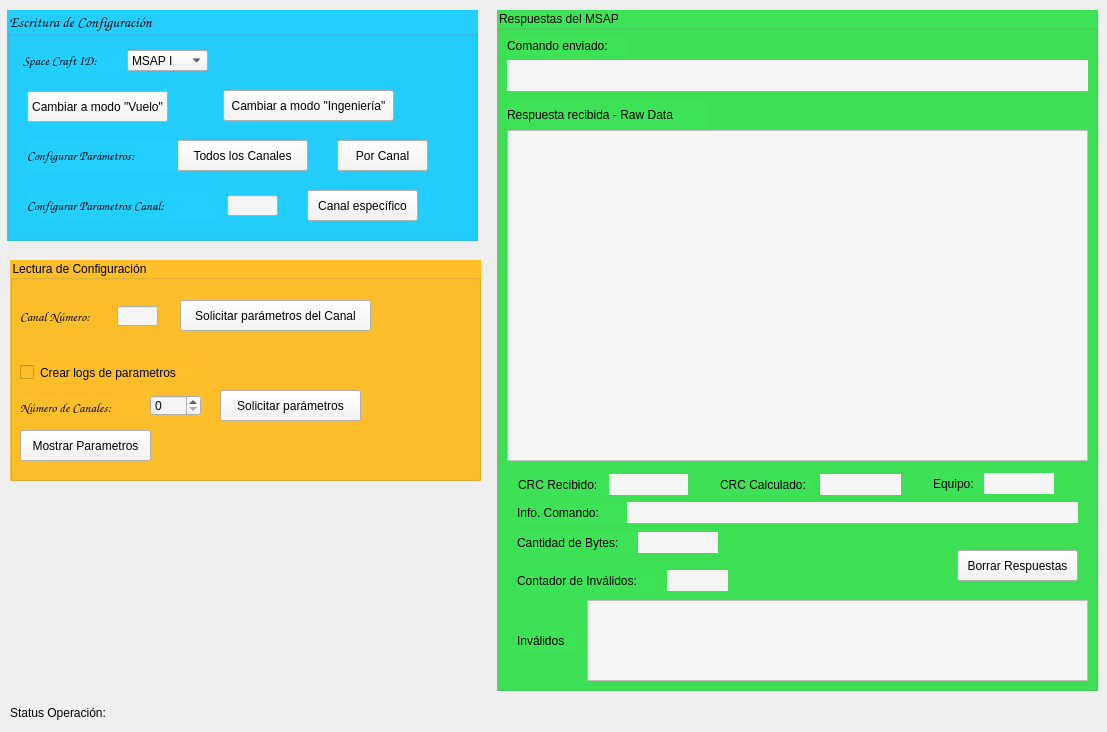
    <widget class="QWidget" name="tab_2">
     <attribute name="title">
      <string>Operación</string>
     </attribute>
     <widget class="QLabel" name="label_151">
      <property name="geometry">
       <rect>
        <x>129</x>
        <y>702</y>
        <width>861</width>
        <height>21</height>
       </rect>
      </property>
      <property name="styleSheet">
       <string notr="true">font: 10pt &quot;Comic Sans MS&quot;;
color: rgb(2, 2, 2);</string>
      </property>
      <property name="text">
       <string/>
      </property>
     </widget>
     <widget class="QGroupBox" name="groupBox_8">
      <property name="geometry">
       <rect>
        <x>497</x>
        <y>10</y>
        <width>601</width>
        <height>681</height>
       </rect>
      </property>
      <property name="styleSheet">
       <string notr="true">border-color: rgb(0, 0, 0);
color: rgb(0,0,0);
font: 11pt &quot;Comic Sans MS&quot;;
background-color: rgb(62, 226, 86);</string>
      </property>
      <property name="title">
       <string>Respuestas del MSAP</string>
      </property>
      <widget class="QTextBrowser" name="textBrowser">
       <property name="geometry">
        <rect>
         <x>10</x>
         <y>120</y>
         <width>581</width>
         <height>331</height>
        </rect>
       </property>
       <property name="styleSheet">
        <string notr="true">font: 10pt &quot;Comic Sans MS&quot;;
color: rgb(2, 2, 2);
background-color: rgb(245, 245, 245);</string>
       </property>
      </widget>
      <widget class="QLabel" name="label_8">
       <property name="geometry">
        <rect>
         <x>10</x>
         <y>89</y>
         <width>201</width>
         <height>31</height>
        </rect>
       </property>
       <property name="styleSheet">
        <string notr="true">font: 10pt &quot;Comic Sans MS&quot;;
color: rgb(2, 2, 2);</string>
       </property>
       <property name="text">
        <string>Respuesta recibida - Raw Data</string>
       </property>
      </widget>
      <widget class="QLabel" name="label_5">
       <property name="geometry">
        <rect>
         <x>10</x>
         <y>50</y>
         <width>581</width>
         <height>31</height>
        </rect>
       </property>
       <property name="styleSheet">
        <string notr="true">font: 10pt &quot;Comic Sans MS&quot;;
color: rgb(2, 2, 2);
background-color: rgb(245, 245, 245);</string>
       </property>
       <property name="text">
        <string/>
       </property>
      </widget>
      <widget class="QPushButton" name="pushButton_8">
       <property name="geometry">
        <rect>
         <x>460</x>
         <y>540</y>
         <width>121</width>
         <height>31</height>
        </rect>
       </property>
       <property name="styleSheet">
        <string notr="true">font: 9pt &quot;Comic Sans MS&quot;;
color: rgb(2, 2, 2);
background-color: rgb(245, 245, 245);</string>
       </property>
       <property name="text">
        <string>Borrar Respuestas</string>
       </property>
      </widget>
      <widget class="QLabel" name="label_6">
       <property name="geometry">
        <rect>
         <x>10</x>
         <y>25</y>
         <width>121</width>
         <height>21</height>
        </rect>
       </property>
       <property name="styleSheet">
        <string notr="true">font: 10pt &quot;Comic Sans MS&quot;;
color: rgb(2, 2, 2);</string>
       </property>
       <property name="text">
        <string>Comando enviado:</string>
       </property>
      </widget>
      <widget class="QLabel" name="label_25">
       <property name="geometry">
        <rect>
         <x>110</x>
         <y>464</y>
         <width>81</width>
         <height>21</height>
        </rect>
       </property>
       <property name="styleSheet">
        <string notr="true">font: 10pt &quot;Comic Sans MS&quot;;
color: rgb(2, 2, 2);
background-color: rgb(245, 245, 245);</string>
       </property>
       <property name="text">
        <string/>
       </property>
      </widget>
      <widget class="QLabel" name="label_7">
       <property name="geometry">
        <rect>
         <x>21</x>
         <y>464</y>
         <width>91</width>
         <height>21</height>
        </rect>
       </property>
       <property name="styleSheet">
        <string notr="true">font: 10pt &quot;Comic Sans MS&quot;;
color: rgb(2, 2, 2);</string>
       </property>
       <property name="text">
        <string>CRC Recibido:</string>
       </property>
      </widget>
      <widget class="QLabel" name="label_26">
       <property name="geometry">
        <rect>
         <x>486</x>
         <y>463</y>
         <width>71</width>
         <height>21</height>
        </rect>
       </property>
       <property name="styleSheet">
        <string notr="true">font: 10pt &quot;Comic Sans MS&quot;;
color: rgb(2, 2, 2);
background-color: rgb(245, 245, 245);</string>
       </property>
       <property name="text">
        <string/>
       </property>
      </widget>
      <widget class="QLabel" name="label_16">
       <property name="geometry">
        <rect>
         <x>436</x>
         <y>463</y>
         <width>51</width>
         <height>21</height>
        </rect>
       </property>
       <property name="styleSheet">
        <string notr="true">font: 10pt &quot;Comic Sans MS&quot;;
color: rgb(2, 2, 2);</string>
       </property>
       <property name="text">
        <string>Equipo:</string>
       </property>
      </widget>
      <widget class="QLabel" name="label_27">
       <property name="geometry">
        <rect>
         <x>140</x>
         <y>522</y>
         <width>81</width>
         <height>21</height>
        </rect>
       </property>
       <property name="styleSheet">
        <string notr="true">font: 10pt &quot;Comic Sans MS&quot;;
color: rgb(2, 2, 2);
background-color: rgb(245, 245, 245);</string>
       </property>
       <property name="text">
        <string/>
       </property>
      </widget>
      <widget class="QLabel" name="label_17">
       <property name="geometry">
        <rect>
         <x>20</x>
         <y>522</y>
         <width>121</width>
         <height>21</height>
        </rect>
       </property>
       <property name="styleSheet">
        <string notr="true">font: 10pt &quot;Comic Sans MS&quot;;
color: rgb(2, 2, 2);</string>
       </property>
       <property name="text">
        <string>Cantidad de Bytes:</string>
       </property>
      </widget>
      <widget class="QLabel" name="label_18">
       <property name="geometry">
        <rect>
         <x>20</x>
         <y>492</y>
         <width>111</width>
         <height>21</height>
        </rect>
       </property>
       <property name="styleSheet">
        <string notr="true">font: 10pt &quot;Comic Sans MS&quot;;
color: rgb(2, 2, 2);</string>
       </property>
       <property name="text">
        <string>Info. Comando:</string>
       </property>
      </widget>
      <widget class="QLabel" name="label_28">
       <property name="geometry">
        <rect>
         <x>130</x>
         <y>492</y>
         <width>451</width>
         <height>21</height>
        </rect>
       </property>
       <property name="styleSheet">
        <string notr="true">font: 10pt &quot;Comic Sans MS&quot;;
color: rgb(2, 2, 2);
background-color: rgb(245, 245, 245);</string>
       </property>
       <property name="text">
        <string/>
       </property>
      </widget>
      <widget class="QLabel" name="label_19">
       <property name="geometry">
        <rect>
         <x>223</x>
         <y>464</y>
         <width>91</width>
         <height>21</height>
        </rect>
       </property>
       <property name="styleSheet">
        <string notr="true">font: 10pt &quot;Comic Sans MS&quot;;
color: rgb(2, 2, 2);</string>
       </property>
       <property name="text">
        <string>CRC Calculado:</string>
       </property>
      </widget>
      <widget class="QLabel" name="label_29">
       <property name="geometry">
        <rect>
         <x>323</x>
         <y>464</y>
         <width>81</width>
         <height>21</height>
        </rect>
       </property>
       <property name="styleSheet">
        <string notr="true">font: 10pt &quot;Comic Sans MS&quot;;
color: rgb(2, 2, 2);
background-color: rgb(245, 245, 245);</string>
       </property>
       <property name="text">
        <string/>
       </property>
      </widget>
      <widget class="QLabel" name="label_23">
       <property name="geometry">
        <rect>
         <x>20</x>
         <y>560</y>
         <width>141</width>
         <height>21</height>
        </rect>
       </property>
       <property name="styleSheet">
        <string notr="true">font: 10pt &quot;Comic Sans MS&quot;;
color: rgb(2, 2, 2);</string>
       </property>
       <property name="text">
        <string>Contador de Inválidos:</string>
       </property>
      </widget>
      <widget class="QLabel" name="label_30">
       <property name="geometry">
        <rect>
         <x>170</x>
         <y>560</y>
         <width>61</width>
         <height>21</height>
        </rect>
       </property>
       <property name="styleSheet">
        <string notr="true">font: 10pt &quot;Comic Sans MS&quot;;
color: rgb(2, 2, 2);
background-color: rgb(245, 245, 245);</string>
       </property>
       <property name="text">
        <string/>
       </property>
      </widget>
      <widget class="QLabel" name="label_21">
       <property name="geometry">
        <rect>
         <x>20</x>
         <y>620</y>
         <width>61</width>
         <height>21</height>
        </rect>
       </property>
       <property name="styleSheet">
        <string notr="true">font: 10pt &quot;Comic Sans MS&quot;;
color: rgb(2, 2, 2);</string>
       </property>
       <property name="text">
        <string>Inválidos </string>
       </property>
      </widget>
      <widget class="QTextBrowser" name="textBrowser_2">
       <property name="geometry">
        <rect>
         <x>90</x>
         <y>590</y>
         <width>501</width>
         <height>81</height>
        </rect>
       </property>
       <property name="styleSheet">
        <string notr="true">font: 9pt &quot;Comic Sans MS&quot;;
color: rgb(2, 2, 2);
background-color: rgb(245, 245, 245);</string>
       </property>
      </widget>
     </widget>
     <widget class="QGroupBox" name="groupBox_5">
      <property name="geometry">
       <rect>
        <x>7</x>
        <y>10</y>
        <width>471</width>
        <height>231</height>
       </rect>
      </property>
      <property name="font">
       <font>
        <family>Comic Sans MS</family>
        <pointsize>11</pointsize>
        <weight>50</weight>
        <italic>false</italic>
        <bold>false</bold>
       </font>
      </property>
      <property name="styleSheet">
       <string notr="true">border-color: rgb(250, 250, 250);
color: rgb(0,0,0);
font: 11pt &quot;Comic Sans MS&quot;;
background-color: rgb(34, 207, 255);</string>
      </property>
      <property name="title">
       <string>Escritura de Configuración</string>
      </property>
      <widget class="QPushButton" name="pushButton_3">
       <property name="geometry">
        <rect>
         <x>20</x>
         <y>81</y>
         <width>141</width>
         <height>31</height>
        </rect>
       </property>
       <property name="styleSheet">
        <string notr="true">font: 9pt &quot;Comic Sans MS&quot;;
color: rgb(2, 2, 2);
background-color: rgb(245, 245, 245);</string>
       </property>
       <property name="text">
        <string>Cambiar a modo &quot;Vuelo&quot;</string>
       </property>
      </widget>
      <widget class="QPushButton" name="pushButton_2">
       <property name="geometry">
        <rect>
         <x>216</x>
         <y>80</y>
         <width>171</width>
         <height>31</height>
        </rect>
       </property>
       <property name="styleSheet">
        <string notr="true">font: 9pt &quot;Comic Sans MS&quot;;
color: rgb(2, 2, 2);
background-color: rgb(245, 245, 245);</string>
       </property>
       <property name="text">
        <string>Cambiar a modo &quot;Ingeniería&quot;</string>
       </property>
      </widget>
      <widget class="QPushButton" name="pushButton_4">
       <property name="geometry">
        <rect>
         <x>170</x>
         <y>130</y>
         <width>131</width>
         <height>31</height>
        </rect>
       </property>
       <property name="styleSheet">
        <string notr="true">font: 9pt &quot;Comic Sans MS&quot;;
color: rgb(2, 2, 2);
background-color: rgb(245, 245, 245);</string>
       </property>
       <property name="text">
        <string>Todos los Canales</string>
       </property>
      </widget>
      <widget class="QComboBox" name="comboBox_3">
       <property name="geometry">
        <rect>
         <x>120</x>
         <y>40</y>
         <width>81</width>
         <height>21</height>
        </rect>
       </property>
       <property name="styleSheet">
        <string notr="true">font: 9pt &quot;Comic Sans MS&quot;;
color: rgb(2, 2, 2);
background-color: rgb(245, 245, 245);
selection-background-color: rgb(82, 195, 255);
selection-color: rgb(0, 0, 0);</string>
       </property>
       <item>
        <property name="text">
         <string>MSAP I</string>
        </property>
       </item>
       <item>
        <property name="text">
         <string>MSAP II</string>
        </property>
       </item>
      </widget>
      <widget class="QLabel" name="label_10">
       <property name="geometry">
        <rect>
         <x>16</x>
         <y>40</y>
         <width>101</width>
         <height>21</height>
        </rect>
       </property>
       <property name="font">
        <font>
         <family>Comic Sans MS</family>
         <pointsize>10</pointsize>
         <weight>50</weight>
         <italic>false</italic>
         <bold>false</bold>
        </font>
       </property>
       <property name="styleSheet">
        <string notr="true">font: 10pt &quot;Comic Sans MS&quot;;
color: rgb(2, 2, 2);</string>
       </property>
       <property name="text">
        <string>Space Craft ID:</string>
       </property>
      </widget>
      <widget class="QLabel" name="label_11">
       <property name="geometry">
        <rect>
         <x>20</x>
         <y>130</y>
         <width>151</width>
         <height>31</height>
        </rect>
       </property>
       <property name="font">
        <font>
         <family>Comic Sans MS</family>
         <pointsize>10</pointsize>
         <weight>50</weight>
         <italic>false</italic>
         <bold>false</bold>
        </font>
       </property>
       <property name="styleSheet">
        <string notr="true">font: 10pt &quot;Comic Sans MS&quot;;
color: rgb(2, 2, 2);</string>
       </property>
       <property name="text">
        <string>Configurar Parámetros:</string>
       </property>
      </widget>
      <widget class="QPushButton" name="pushButton_15">
       <property name="geometry">
        <rect>
         <x>330</x>
         <y>130</y>
         <width>91</width>
         <height>31</height>
        </rect>
       </property>
       <property name="styleSheet">
        <string notr="true">font: 9pt &quot;Comic Sans MS&quot;;
color: rgb(2, 2, 2);
background-color: rgb(245, 245, 245);</string>
       </property>
       <property name="text">
        <string>Por Canal</string>
       </property>
      </widget>
      <widget class="QLabel" name="label_12">
       <property name="geometry">
        <rect>
         <x>20</x>
         <y>180</y>
         <width>191</width>
         <height>31</height>
        </rect>
       </property>
       <property name="font">
        <font>
         <family>Comic Sans MS</family>
         <pointsize>10</pointsize>
         <weight>50</weight>
         <italic>false</italic>
         <bold>false</bold>
        </font>
       </property>
       <property name="styleSheet">
        <string notr="true">font: 10pt &quot;Comic Sans MS&quot;;
color: rgb(2, 2, 2);</string>
       </property>
       <property name="text">
        <string>Configurar Parametros Canal:</string>
       </property>
      </widget>
      <widget class="QPushButton" name="pushButton_10">
       <property name="geometry">
        <rect>
         <x>300</x>
         <y>180</y>
         <width>111</width>
         <height>31</height>
        </rect>
       </property>
       <property name="styleSheet">
        <string notr="true">font: 9pt &quot;Comic Sans MS&quot;;
color: rgb(2, 2, 2);
background-color: rgb(245, 245, 245);</string>
       </property>
       <property name="text">
        <string>Canal específico</string>
       </property>
      </widget>
      <widget class="QLineEdit" name="lineEdit_2">
       <property name="geometry">
        <rect>
         <x>220</x>
         <y>185</y>
         <width>51</width>
         <height>21</height>
        </rect>
       </property>
       <property name="styleSheet">
        <string notr="true">font: 75 9pt &quot;Century Gothic&quot;;
color: rgb(2, 2, 2);
background-color: rgb(245, 245, 245);</string>
       </property>
      </widget>
     </widget>
     <widget class="QLabel" name="label_20">
      <property name="geometry">
       <rect>
        <x>10</x>
        <y>702</y>
        <width>121</width>
        <height>21</height>
       </rect>
      </property>
      <property name="styleSheet">
       <string notr="true">font: 10pt &quot;Comic Sans MS&quot;;
color: rgb(2, 2, 2);</string>
      </property>
      <property name="text">
       <string>Status Operación:</string>
      </property>
     </widget>
     <widget class="QGroupBox" name="groupBox_2">
      <property name="geometry">
       <rect>
        <x>10</x>
        <y>260</y>
        <width>471</width>
        <height>221</height>
       </rect>
      </property>
      <property name="styleSheet">
       <string notr="true">border-color: rgb(250, 250, 250);
color: rgb(0,0,0);
font: 11pt &quot;Comic Sans MS&quot;;
background-color: rgb(255, 191, 42);</string>
      </property>
      <property name="title">
       <string>Lectura de Configuración</string>
      </property>
      <widget class="QLineEdit" name="lineEdit">
       <property name="geometry">
        <rect>
         <x>107</x>
         <y>46</y>
         <width>41</width>
         <height>20</height>
        </rect>
       </property>
       <property name="styleSheet">
        <string notr="true">font: 75 9pt &quot;Century Gothic&quot;;
color: rgb(2, 2, 2);
background-color: rgb(245, 245, 245);</string>
       </property>
      </widget>
      <widget class="QLabel" name="label_14">
       <property name="geometry">
        <rect>
         <x>10</x>
         <y>46</y>
         <width>91</width>
         <height>21</height>
        </rect>
       </property>
       <property name="font">
        <font>
         <family>Comic Sans MS</family>
         <pointsize>10</pointsize>
         <weight>50</weight>
         <italic>false</italic>
         <bold>false</bold>
        </font>
       </property>
       <property name="styleSheet">
        <string notr="true">font: 10pt &quot;Comic Sans MS&quot;;
color: rgb(2, 2, 2);</string>
       </property>
       <property name="text">
        <string>Canal Número:</string>
       </property>
      </widget>
      <widget class="QPushButton" name="pushButton_9">
       <property name="geometry">
        <rect>
         <x>170</x>
         <y>40</y>
         <width>191</width>
         <height>31</height>
        </rect>
       </property>
       <property name="styleSheet">
        <string notr="true">font: 9pt &quot;Comic Sans MS&quot;;
color: rgb(2, 2, 2);
background-color: rgb(245, 245, 245);</string>
       </property>
       <property name="text">
        <string>Solicitar parámetros del Canal</string>
       </property>
      </widget>
      <widget class="QPushButton" name="pushButton_7">
       <property name="geometry">
        <rect>
         <x>10</x>
         <y>170</y>
         <width>131</width>
         <height>31</height>
        </rect>
       </property>
       <property name="styleSheet">
        <string notr="true">font: 9pt &quot;Comic Sans MS&quot;;
color: rgb(2, 2, 2);
background-color: rgb(245, 245, 245);</string>
       </property>
       <property name="text">
        <string>Mostrar Parametros</string>
       </property>
      </widget>
      <widget class="QPushButton" name="pushButton_6">
       <property name="geometry">
        <rect>
         <x>210</x>
         <y>130</y>
         <width>141</width>
         <height>31</height>
        </rect>
       </property>
       <property name="styleSheet">
        <string notr="true">font: 9pt &quot;Comic Sans MS&quot;;
color: rgb(2, 2, 2);
background-color: rgb(245, 245, 245);</string>
       </property>
       <property name="text">
        <string>Solicitar parámetros</string>
       </property>
      </widget>
      <widget class="QLabel" name="label_13">
       <property name="geometry">
        <rect>
         <x>10</x>
         <y>137</y>
         <width>131</width>
         <height>21</height>
        </rect>
       </property>
       <property name="font">
        <font>
         <family>Comic Sans MS</family>
         <pointsize>10</pointsize>
         <weight>50</weight>
         <italic>false</italic>
         <bold>false</bold>
        </font>
       </property>
       <property name="styleSheet">
        <string notr="true">font: 10pt &quot;Comic Sans MS&quot;;
color: rgb(2, 2, 2);</string>
       </property>
       <property name="text">
        <string>Número de Canales:</string>
       </property>
      </widget>
      <widget class="QCheckBox" name="checkBox">
       <property name="geometry">
        <rect>
         <x>10</x>
         <y>102</y>
         <width>181</width>
         <height>21</height>
        </rect>
       </property>
       <property name="styleSheet">
        <string notr="true">font: 10pt &quot;Comic Sans MS&quot;;
color: rgb(2, 2, 2);
</string>
       </property>
       <property name="text">
        <string>Crear logs de parametros</string>
       </property>
      </widget>
      <widget class="QSpinBox" name="spinBox">
       <property name="geometry">
        <rect>
         <x>140</x>
         <y>135</y>
         <width>51</width>
         <height>21</height>
        </rect>
       </property>
       <property name="styleSheet">
        <string notr="true">font: 9pt &quot;Comic Sans MS&quot;;
color: rgb(2, 2, 2);
background-color: rgb(245, 245, 245);
selection-background-color: rgb(82, 195, 255);
selection-color: rgb(0, 0, 0);</string>
       </property>
      </widget>
     </widget>
    </widget>
